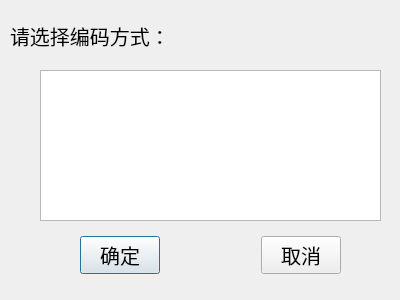
<?xml version="1.0" encoding="UTF-8"?>
<ui version="4.0">
 <class>SwitchingEncodingMode</class>
 <widget class="QDialog" name="SwitchingEncodingMode">
  <property name="geometry">
   <rect>
    <x>0</x>
    <y>0</y>
    <width>400</width>
    <height>300</height>
   </rect>
  </property>
  <property name="windowTitle">
   <string>Dialog</string>
  </property>
  <widget class="QLabel" name="label">
   <property name="geometry">
    <rect>
     <x>10</x>
     <y>20</y>
     <width>191</width>
     <height>31</height>
    </rect>
   </property>
   <property name="font">
    <font>
     <pointsize>15</pointsize>
    </font>
   </property>
   <property name="text">
    <string>请选择编码方式：</string>
   </property>
   <property name="scaledContents">
    <bool>false</bool>
   </property>
  </widget>
  <widget class="QWidget" name="widget_2" native="true">
   <property name="geometry">
    <rect>
     <x>80</x>
     <y>230</y>
     <width>261</width>
     <height>51</height>
    </rect>
   </property>
   <layout class="QHBoxLayout" name="horizontalLayout">
    <item>
     <widget class="QPushButton" name="pushButton_confirm">
      <property name="minimumSize">
       <size>
        <width>80</width>
        <height>30</height>
       </size>
      </property>
      <property name="font">
       <font>
        <pointsize>15</pointsize>
       </font>
      </property>
      <property name="text">
       <string>确定</string>
      </property>
     </widget>
    </item>
    <item>
     <spacer name="horizontalSpacer">
      <property name="orientation">
       <enum>Qt::Horizontal</enum>
      </property>
      <property name="sizeHint" stdset="0">
       <size>
        <width>40</width>
        <height>20</height>
       </size>
      </property>
     </spacer>
    </item>
    <item>
     <widget class="QPushButton" name="pushButton_cancel">
      <property name="minimumSize">
       <size>
        <width>80</width>
        <height>30</height>
       </size>
      </property>
      <property name="font">
       <font>
        <pointsize>15</pointsize>
       </font>
      </property>
      <property name="text">
       <string>取消</string>
      </property>
     </widget>
    </item>
   </layout>
  </widget>
  <widget class="QListWidget" name="listWidget">
   <property name="geometry">
    <rect>
     <x>40</x>
     <y>70</y>
     <width>341</width>
     <height>151</height>
    </rect>
   </property>
  </widget>
 </widget>
 <resources/>
 <connections/>
</ui>
